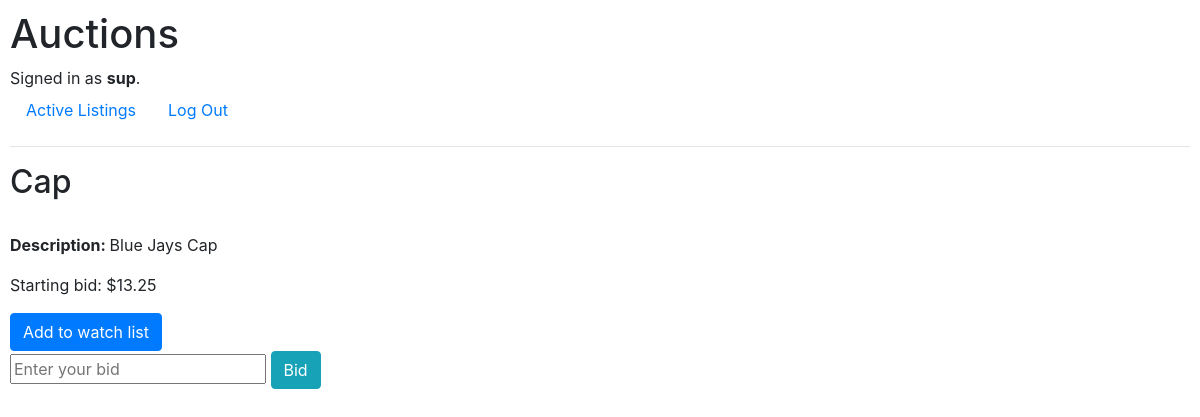
/listing/Cap (signed in), run on an earlier commit of the app's database.
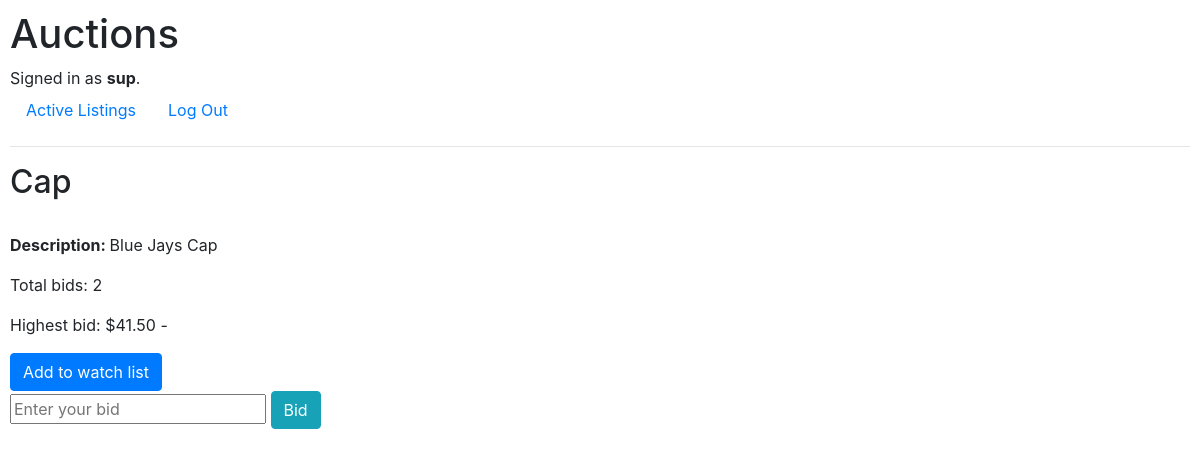
And on a later commit of the database.
### auctions/models.py (models this page shows)
class Listing(models.Model):
    title = models.CharField(max_length=64)
    description = models.CharField(max_length = 256)
    starting_bid = models.DecimalField(max_digits=20, decimal_places=2)
    current_price = models.DecimalField(max_digits=20, decimal_places=2)
    image_url = models.URLField(blank=True) #optionally add url field
    category = models.CharField(max_length=1, choices=CATEGORIES, default=CATEGORIES[5][1])
    active = models.BooleanField(default = True) #if the listing is active, default active
    seller = models.ForeignKey(User, null=False, on_delete=models.CASCADE, related_name="listing_sold")
    buyer = models.ForeignKey(User, null=True, on_delete=models.CASCADE, related_name="listing_bought")

class Bid(models.Model):
    amount = models.DecimalField(max_digits=20, decimal_places=2)
    bidder = models.ForeignKey(User, null=False, on_delete=models.CASCADE, related_name="bids")
    listing = models.ForeignKey(Listing, null=False, on_delete=models.CASCADE, related_name="bids")

### auctions/views.py (the view)
# urls.py: path("listing/<str:title>", views.listing, name="listing"),
@login_required
def listing(request, title):
    user=request.user
    listing = Listing.objects.get(title=title)
    watch_list_check = WatchList.objects.filter(user=user, listing=listing)
    is_exist = True
    if not watch_list_check:
        is_exist = False
    if request.method == "POST":
        if request.POST["watch_list"] == "add":
            watch_list = WatchList(user=user, listing=listing)
            watch_list.save()
            is_exist = True
        elif request.POST["watch_list"] == "remove":
            watch_list_check.delete()
            is_exist = False
        return render(request, "auctions/listing.html", {
            "listing": listing,
            "is_exist": is_exist
        })
    else:
        return render(request, "auctions/listing.html", {
            "listing": listing,
            "is_exist": is_exist
        })

### auctions/templates/auctions/listing.html (shortened to what this page needs)
{% extends "auctions/layout.html" %}
{% block body %}
    <h2>{{ listing.title }}</h2>
    <br>
    <div>
        <p><b>Description: </b>{{ listing.description }}</p>
        {% if listing.bids.count == 0 %}
        <p>Starting bid: ${{ listing.current_price }}</p>
        {% else %}
        <p>Total bids: {{ listing.bids.count }}</p>
        <p>Highest bid: ${{ listing.bids.last.amount }} -
        </p>
        {% endif %}
    </div>
    <p>
    <form action="{% url 'listing' listing.title %}" method="post">
        {% if is_exist %}
        <button type="submit" name="watch_list" value="remove" class="btn btn-secondary">Remove from watch list</button>
        {% else %}
        <button type="submit" name="watch_list" value="add" class="btn btn-primary">Add to watch list</button>
        {% endif %}
    </form>
    <form action="{% url 'bid' listing.title %}" method="post">
        <input class="bid_amount" type="text" name="bid_amount" placeholder="Enter your bid">
        <input type="submit" value="Bid" class="btn btn-info">
    </form>
    </p>
{% endblock %}

What changed in the data, as far as the page shows it:
changed Listing "Cap": bids.count (not shown) → "2"; bids.last.amount (not shown) → "41.50"; current_price "13.25" → (not shown)
Also different on the page:
text no longer shown: "Starting bid: $"
text now shown: "Total bids: Highest bid: $ -"
